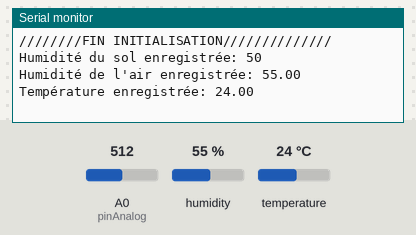
A program run on a simulated Arduino Mega 2560, built with avr-gcc and run on an emulated ATmega2560. Parts: the last lines printed to the serial monitor. Inputs (shaded band) come from the test bench; at power-on: humidity 55 %, A0 (pinAnalog) = 512, temperature 24 °C. Storage starts empty.

Above: at 6.2 s.
6.3 s: humidity set to 22 %
At 11.2 s:
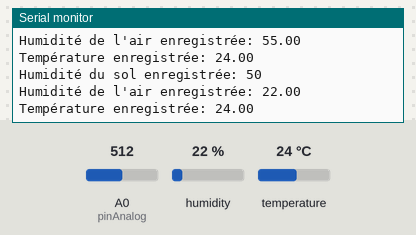
12.0 s: A0 (pinAnalog) set to 716
At 16.7 s:
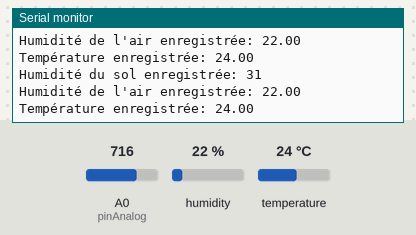
17.7 s: temperature set to 12 °C
At 21.1 s:
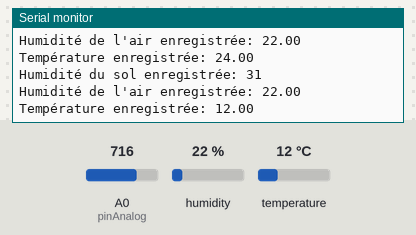
23.4 s: A0 (pinAnalog) set to 900
At 26.6 s:
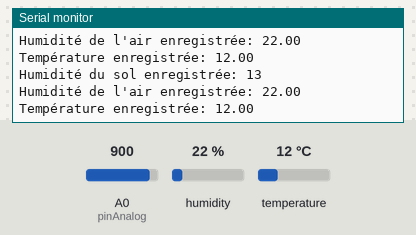
29.1 s: humidity set to 40 %
At 31.0 s:
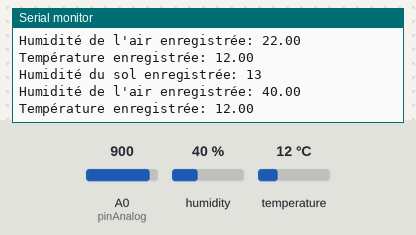
Timing chart, 0 to 32.5 s (numbered marks = the images above; inputs shaded):
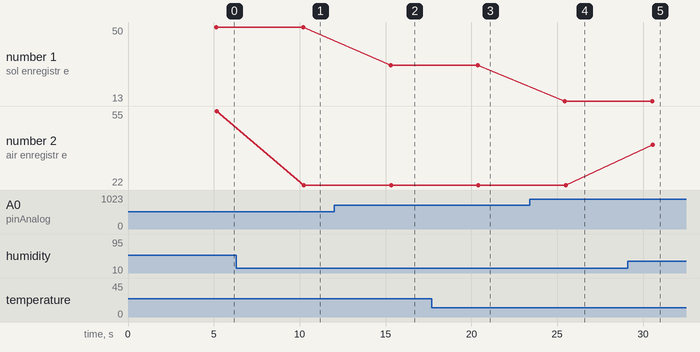

Measured:
- after the input at 6.3 s, the serial monitor: prints a new line after 3.9 s (image 1)
- after the input at 12.0 s, the serial monitor: prints a new line after 3.3 s (image 2)
- after the input at 17.7 s, the serial monitor: prints a new line after 2.7 s (image 3)
- after the input at 23.4 s, the serial monitor: prints a new line after 2.1 s (image 4)
- after the input at 29.1 s, the serial monitor: prints a new line after 1.5 s (image 5)
- plotted number 1: 50 → 31 after the input at 12.0 s, 31 → 13 after the input at 23.4 s
- plotted number 2: 55 → 22 after the input at 6.3 s, 22 → 40 after the input at 29.1 s

The program:

main.cpp
```cpp
#include <Arduino.h>
#include <SD.h>
#include <Wire.h>
#include <DHT.h>
#include <Adafruit_Sensor.h>

#define sdCardPinChipSelect   53
#define humiditeSol "sol.xls"
#define humiditeAir "hair.xls"
#define temperatureAir "tair.xls"

File humideSol;
File humideAir;
File tempAir;

#define DHTPIN 3
#define DHTTYPE DHT11
DHT dht(DHTPIN, DHTTYPE);


// Broches
const int pinAnalog = A0; // Lecture analogique
const int temperature = 3; // Lecture numérique (si utilisé)


void setup() {
  dht.begin();

  Serial.begin(9600);       // Initialisation du port série

  pinMode(temperature, INPUT);


  Serial.println("///////INITIALISATION///////////////");
  Serial.println("///////CAPTEUR D'HUMIDITE, TEMPERATURE ET SOL ///////////////");
  delay(500);

  Serial.println(F("Étape 1 : Initialisation de la carte SD :"));
  if (!SD.begin(sdCardPinChipSelect)) {
    Serial.println(F("Échec de l'initialisation !"));
    while (1);
  }
  Serial.println(F("Initialisation terminée."));
  Serial.println();

  delay(1000);

  humideSol = SD.open(humiditeSol, FILE_WRITE);
  if (humideSol) {
    humideSol.close();  // Fermer immédiatement le fichier
    Serial.println(F("Fichier de capture du sol prêt à enregistrer."));
  } else {
    Serial.println(F("Échec de l'ouverture du fichier pour initialisation !"));
    while (1);
  }

  delay(1000);

  humideAir = SD.open(humiditeAir, FILE_WRITE);
  if (humideAir) {
    humideAir.close();  // Fermer immédiatement le fichier
    Serial.println(F("Fichier de capture de l'humidité de l'air prêt à enregistrer."));
  } else {
    Serial.println(F("Échec de l'ouverture du fichier pour initialisation !"));
    while (1);
  }
  delay(1000);
  tempAir = SD.open(temperatureAir, FILE_WRITE);
  if (tempAir) {
    tempAir.close();  // Fermer immédiatement le fichier
    Serial.println(F("Fichier de capture de la température de l'air prêt à enregistrer."));
  } else {
    Serial.println(F("Échec de l'ouverture du fichier pour initialisation !"));
    while (1);
  }
  delay(1000);
  Serial.println("////////FIN INITIALISATION//////////////");
  delay(500);
}


void loop() {


  // Lire la température
    float temp = dht.readTemperature();  // Lire la température en Celsius
    float hum = dht.readHumidity();  // Lire l'humidité en %

    if (isnan(temp)) {
      Serial.println(F("Échec de la lecture de la température!"));
      while(1);


    }
    if (isnan(hum)) {
      Serial.println(F("Échec de la lecture de l'humidité!"));
      while(1);
    }

  int valeurAnalogique = analogRead(pinAnalog); // Lecture analogique
  // Conversion en pourcentage (optionnel)
  int sol = map(valeurAnalogique, 0, 1023, 100, 0);
 // Serial.print("Valeur brute analogique : "); Pour deboguage en cas de bug
  //Serial.println(valeurAnalogique);


   humideSol = SD.open(humiditeSol, FILE_WRITE);
    if (humideSol) {
      humideSol.print(sol);  // Enregistrer la température
      humideSol.println();  // Ajouter un retour à la ligne
      humideSol.close();    // Fermer le fichier
      Serial.print(F("Humidité du sol enregistrée: "));
      Serial.println(sol);
    } else {
      Serial.println(F("Erreur d'ouverture du fichier pour l'écriture !"));
    }


     humideAir = SD.open(humiditeAir, FILE_WRITE);
    if (humideAir) {
      humideAir.print(hum);  // Enregistrer la température
      humideAir.println();  // Ajouter un retour à la ligne
      humideAir.close();    // Fermer le fichier
      Serial.print(F("Humidité de l'air enregistrée: "));
      Serial.println(hum);
    } else {
      Serial.println(F("Erreur d'ouverture du fichier pour l'écriture !"));
    }


     tempAir = SD.open(temperatureAir, FILE_WRITE);
    if (tempAir) {
      tempAir.print(temp);  // Enregistrer la température
      tempAir.println();  // Ajouter un retour à la ligne
      tempAir.close();    // Fermer le fichier
      Serial.print(F("Température enregistrée: "));
      Serial.println(temp);
    } else {
      Serial.println(F("Erreur d'ouverture du fichier pour l'écriture !"));
    }


  delay(5000); // Pause de 5 secondes
}
```
